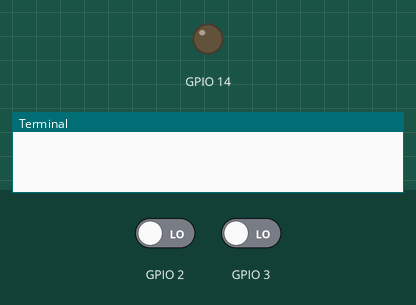
This program was run on a simulated Raspberry Pi (BCM pin numbers). On the bench: output pins drawn as LEDs (lit = HIGH), the last lines printed to the terminal. The test bench sets the inputs (shaded band); at power-on: GPIO 2 LOW, GPIO 3 LOW.

Above: at 2.8 s.
2.9 s: GPIO 2 driven HIGH and GPIO 3 driven HIGH
At 3.7 s:
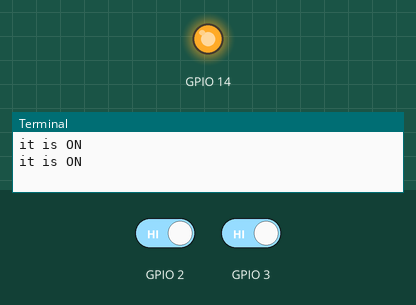
4.4 s: GPIO 2 driven LOW
At 4.9 s:
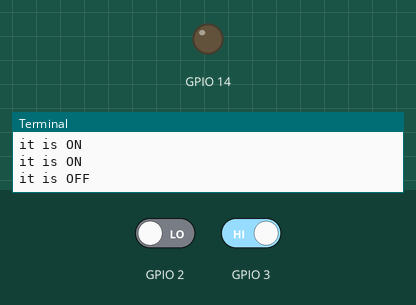
5.9 s: GPIO 2 driven HIGH
At 7.2 s:
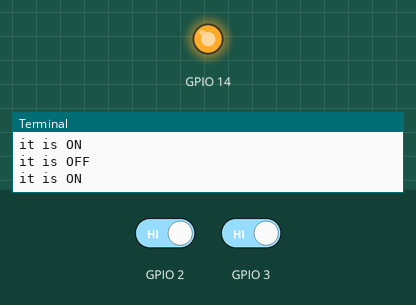
Timing chart, 0 to 8.4 s (numbered marks = the images above; inputs shaded):
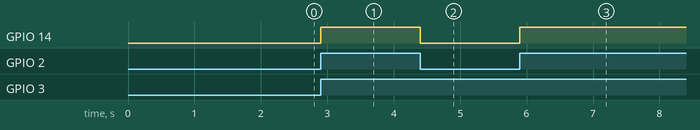

The program:

buzer.py
```python
import RPi.GPIO as GPIO
import atexit


GPIO.setmode(GPIO.BCM)
GPIO.setup(14,GPIO.OUT)
GPIO.setup(2, GPIO.IN, pull_up_down=GPIO.PUD_DOWN)
GPIO.setup(3, GPIO.IN, pull_up_down=GPIO.PUD_DOWN)


def switcher(channel):

    if (GPIO.input(2)==True and GPIO.input(3)==True):
        GPIO.output(14, True)
        print("it is ON")
    else:
        GPIO.output(14, False)
        print("it is OFF")

def exitHandler():
    GPIO.cleanup()

atexit.register(exitHandler)

GPIO.add_event_detect(2,GPIO.BOTH, callback=switcher)
GPIO.add_event_detect(3,GPIO.BOTH, callback=switcher)

while(True):
    #GPIO.output(15, False)
    pass
GPIO.cleanup()
```

Measured:
- after the input at 2.9 s, GPIO 14: LOW → HIGH at once
- after the input at 4.4 s, GPIO 14: HIGH → LOW at once
- after the input at 5.9 s, GPIO 14: LOW → HIGH at once
